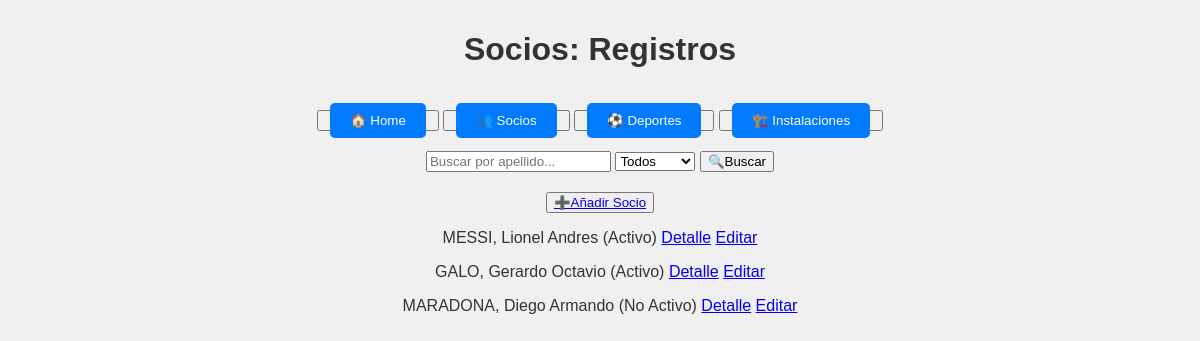
The app's page /socios/ with its own data.
### club/models.py (models this page shows, shortened)
class Socio(models.Model):
    deportes = models.ManyToManyField('Deporte', related_name='socios')
    nombre = models.CharField(max_length=50)
    apellido = models.CharField(max_length=50, db_index=True)
    fecha_nacimiento = models.DateField(null=False, blank=False)
    correo_electronico = models.EmailField(blank=True, null=True)
    activo = models.BooleanField(default=True)

### club/views.py (the view)
# urls.py: path('socios/', SocioListView.as_view(), name='socio_list'),
class SocioListView(ListView):
    model = Socio
    template_name = 'club/socio_list.html'
    context_object_name = 'object_list'
    def get_queryset(self):
        queryset = Socio.objects.all()
        apellido = self.request.GET.get('apellido')
        estado = self.request.GET.get('estado')
        if apellido:
            queryset = queryset.filter(apellido__icontains=apellido)
        if estado != '' and estado is not None:
            queryset = queryset.filter(activo=estado == '1')
        return queryset

### templates/club/socio_list.html (shortened to what this page needs)
{% extends 'club/base.html' %}
{% block titulo %}
    Socios: Registros
{% endblock titulo %}
{% block main %}
    <form method="get" style="margin-bottom: 20px;">
        <input type="text" name="apellido" placeholder="Buscar por apellido..." value="{{ request.GET.apellido|default_if_none:'' }}">
        <select name="estado">
            <option value="">Todos</option>
        </select>
        <button type="submit">🔍Buscar</button>
    </form>
    <button>
        <a href="{% url 'socio_create' %}">➕Añadir Socio</a>
    </button>
    {% for object in object_list %}
        <p>
            {{ object.apellido|upper }}, {{ object.nombre }}
            {% if object.activo %} (Activo) {% else %} (No Activo) {% endif %}
            <a href="{% url 'socio_detail' object.id %}">Detalle</a>
            <a href="{% url 'socio_edit' object.id %}">Editar</a>
        </p>
    {% empty %}
        <p> No hay registros para mostrar </p>
    {% endfor %}
{% endblock main %}

### templates/club/base.html (style rules this page uses)
body { font-family: 'Arial', sans-serif; margin: 0; padding: 0; background: #f0f0f0; color: #333; }

### records on screen
Socio: apellido "MESSI", nombre "Lionel Andres", activo "(Activo)"
Socio: apellido "GALO", nombre "Gerardo Octavio", activo "(Activo)"
Socio: apellido "MARADONA", nombre "Diego Armando", activo "(No Activo)"
